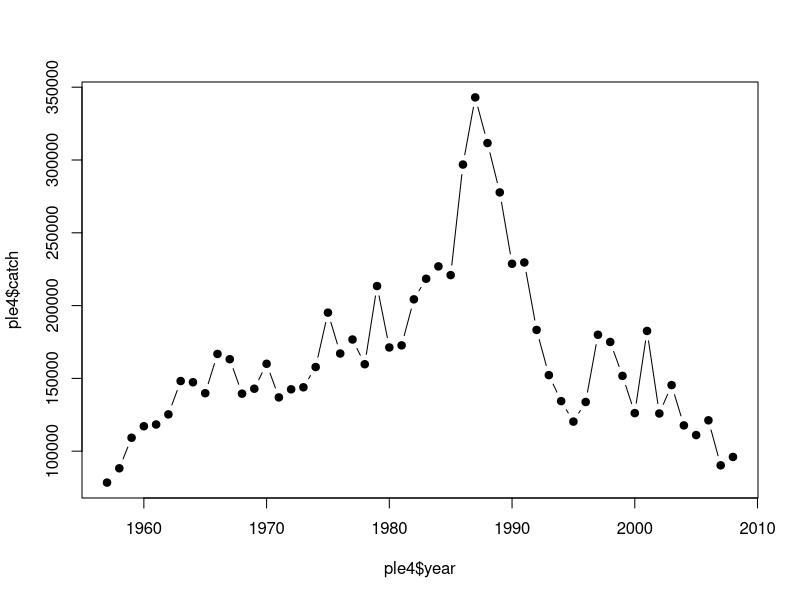
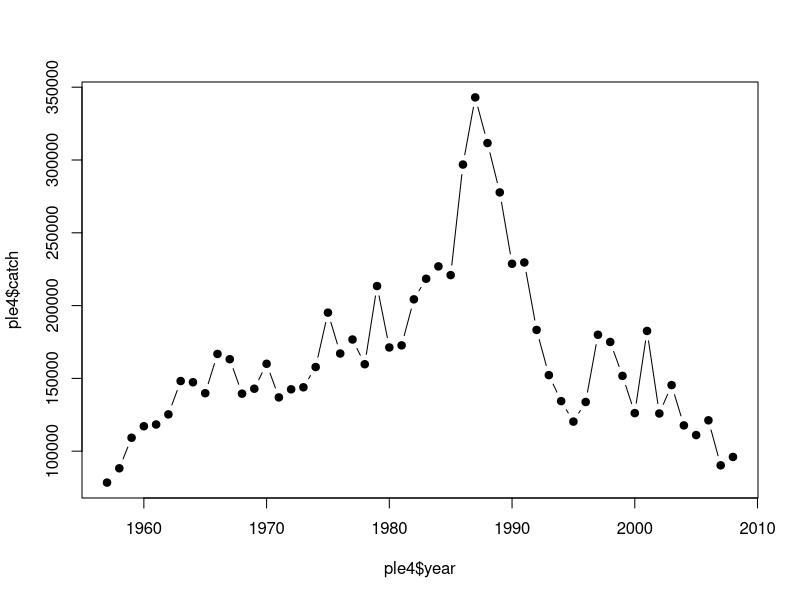
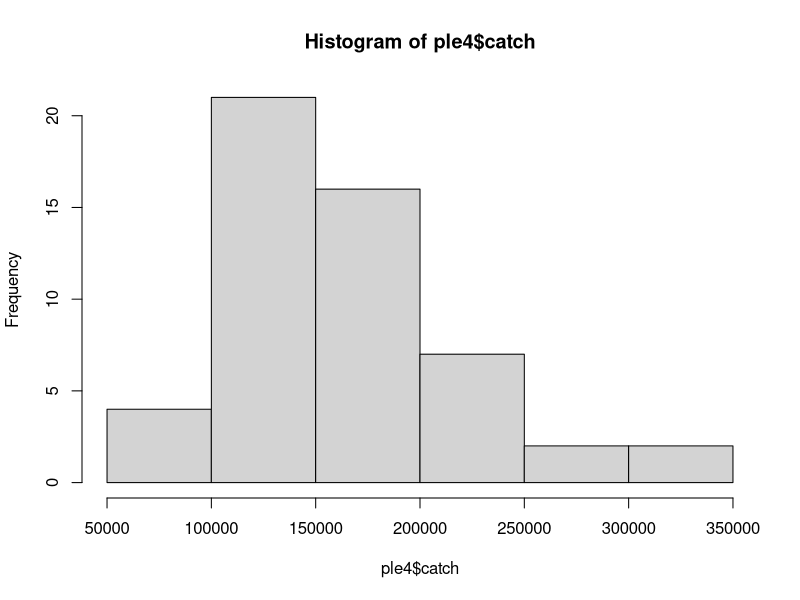
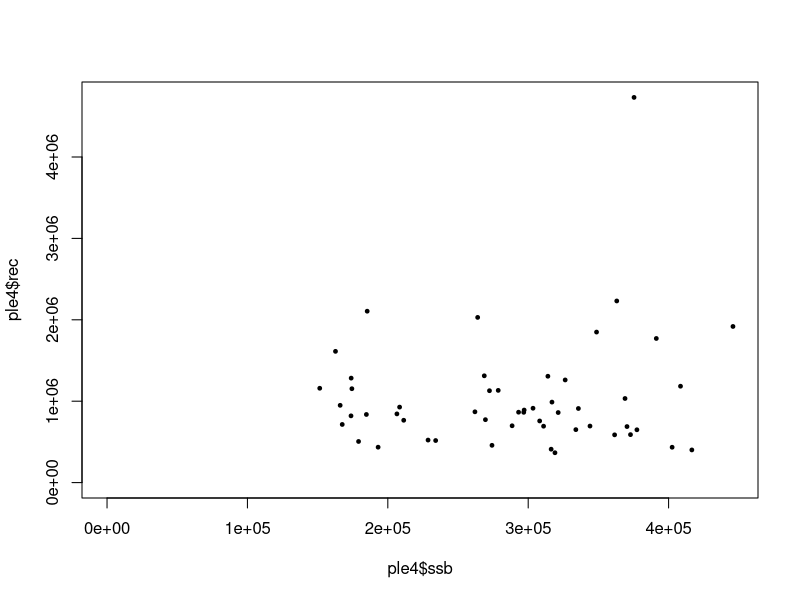

Write R code to recreate these figures, in order.
# E03_Loading_data.R - DESC
# E03_Loading_data.R

# Copyright 2003-2013 FLR Team. Distributed under the GPL 2 or later
# Maintainer: Iago Mosqueira, JRC
# $Id: $
# Created:
# Modified:


# http://dl.dropbox.com/u/389113/ple4.csv

# (1) Load ple4.csv

ple4 <- read.table(file="ple4.csv", sep=",", header=TRUE)

# (2) plot() catch time series 

plot(ple4$year, ple4$catch, pch=19, type="b")

plot(ple4$catch~ple4$year, pch=19, type="b")

hist(ple4$catch)

# (3) Get summary statistics for catch and ssb

summary(ple4[,-1])

# (4) Draw a stock-recruitment plot

plot(ple4$ssb, ple4$rec, pch=19, cex=0.5, xlim=c(0, max(ple4$ssb)),
	ylim=c(0, max(ple4$rec)))
